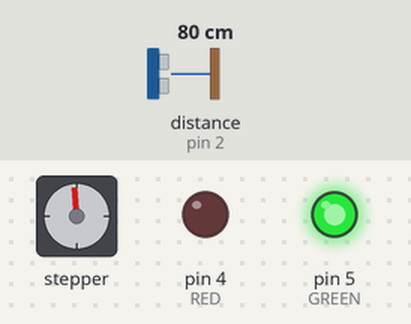
Bench run of a sketch on a simulated Arduino Uno, built with avr-gcc and run on an emulated ATmega328P. Parts: stepper motor, output pins drawn as LEDs (lit = HIGH). Wiring (inferred from the names in the program): ultrasonic range finder: trigger pin 3; echo pin 2; stepper motor (2048 steps per turn assumed): coils pin 6, pin 7, pin 8, pin 9. The test bench sets the inputs (shaded band); at power-on: distance to the obstacle (sensor on pin 2) 80 cm. The echo pulse lasts 58.3 µs per cm; pins used as bus, display or sensor lines are not drawn; what the sketch prints to the serial monitor is not drawn.

Above: at 1.06 s.
1.3 s: distance to the obstacle (sensor on pin 2) set to 2 cm
At 3.6 s:
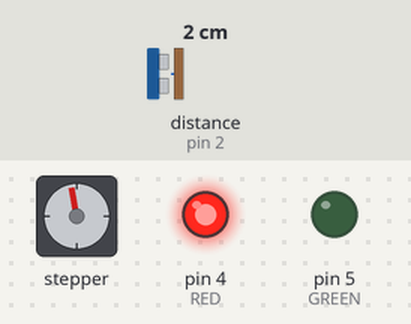
4.3 s: distance to the obstacle (sensor on pin 2) set to 4 cm
At 4.8 s:
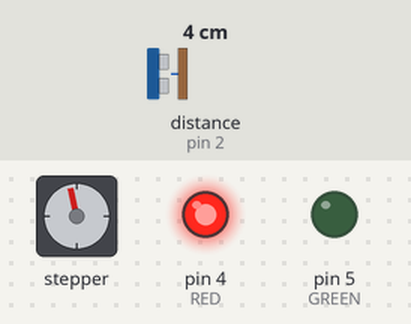
7.3 s: distance to the obstacle (sensor on pin 2) set to 9 cm
At 8.1 s:
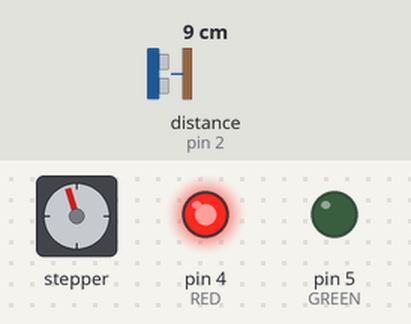
10.3 s: distance to the obstacle (sensor on pin 2) set to 18 cm
16.3 s: distance to the obstacle (sensor on pin 2) set to 35 cm
Timing chart, 0 to 23.8 s (numbered marks = the images above; inputs shaded):
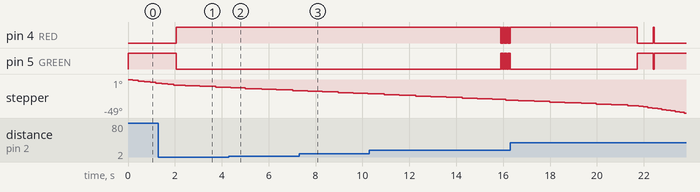

Measured:
- after the input at 1.3 s, pin 4 (RED): LOW → HIGH after 0.75 s; pin 5 (GREEN): HIGH → LOW after 0.75 s
- after the input at 4.3 s, pin 4 (RED): stays HIGH (without the input it goes to LOW after 0.94 s); pin 5 (GREEN): stays LOW (without the input it goes to HIGH after 0.94 s)
- after the input at 7.3 s, pin 4 (RED): stays HIGH (without the input it goes to LOW after 2.5 s); pin 5 (GREEN): stays LOW (without the input it goes to HIGH after 2.5 s)

The sketch:

EDUCATS.ino
```cpp
#include <Arduino.h>

// Código inicial: https://meetarduino.wordpress.com/
/*
Desenvolvido por Alexandre Aravecchia
aravecchia@gmail.com
www.aravecchia.weebly.com
*/
// Apoio: Labdegaragem, CriaLivre e Revista Espirito Livre

#define echoPin 2
#define trigPin 3
#define RED 4
#define GREEN 5

//Controle do motor de passo:
int A = 6;
int B = 7;
int C = 8;
int D = 9;
int matriz[16][4] = {
  {
    0, 0, 0, 1
  }
  ,
  {
    0, 0, 1, 1
  }
  ,
  {
    0, 0, 1, 0
  }
  ,
  {
    0, 1, 1, 0
  }
  ,
  {
    0, 1, 0, 0
  }
  ,
  {
    1, 1, 0, 0
  }
  ,
  {
    1, 0, 0, 0
  }
  ,
  {
    1, 0, 0, 1
  }
};

void setup()
{
  Serial.begin (9600);
  pinMode(trigPin, OUTPUT);
  pinMode(echoPin, INPUT);
  pinMode(RED, OUTPUT);
  pinMode(GREEN, OUTPUT);

  pinMode(A, OUTPUT);
  pinMode(B, OUTPUT);
  pinMode(C, OUTPUT);
  pinMode(D, OUTPUT);

  digitalWrite(A, LOW);
  digitalWrite(B, LOW);
  digitalWrite(C, LOW);
  digitalWrite(D, LOW);
}


void motor(int m[])
{
  digitalWrite(A, m[0]);
  digitalWrite(B, m[1]);
  digitalWrite(C, m[2]);
  digitalWrite(D, m[3]);
}

void loop()
{
  int alvo = 0;
  int valor[96];
  int memoria[96];
  for (int setor = 0; setor < 12; setor++)
  {
    for (int x = 0; x < 8; x++)
    {
      motor(matriz[x]);
      long duration, distance; //http://arduino.cc/en/Reference/Long
      digitalWrite(trigPin, LOW);
      //seta o pino 12 com um pulso baixo "LOW" ou desligado
      delayMicroseconds(2); // delay de 2 microssegundos
      digitalWrite(trigPin, HIGH); //seta o pino 12 com pulso alto "HIGH" ou ligado ou ai
      delayMicroseconds(10); //delay de 10 microssegundos
      digitalWrite(trigPin, LOW); //seta o pino 12 com pulso baixo novamente
      duration = pulseIn(echoPin, HIGH); //pulseIn lê o tempo entre a chamada e o pino e
      //Esse calculo é baseado em s = v . t, lembrando que o tempo vem dobrado
      //porque é o tempo de ida e volta do ultrassom

      distance = (duration / 2) / 29.1;
      valor[alvo] = distance;

      if (memoria[alvo] == 0)
      {
        digitalWrite(RED, LOW);
        digitalWrite(GREEN, HIGH);
        Serial.print("Mapeando o terreno...");
      }
      else if (valor[alvo] == memoria[alvo])
      {
        digitalWrite(RED, LOW);
        digitalWrite(GREEN, HIGH);
        Serial.println("Terreno limpo.");
      }
      else
      {
        Serial.print("GATO DETECTADO ! - ");
        digitalWrite(RED, HIGH);
        digitalWrite(GREEN, LOW);
         if (distance <= 5000)
    {
      Serial.print("Alvo no setor");
      Serial.print(alvo);
      Serial.print(" -> Distância: ");
      Serial.print(valor[alvo]);
      Serial.println(" cm");
    }
    else
    {
      Serial.println("Nada ao alcance!");
    }
      }
    }

       memoria[alvo] = valor[alvo];
    alvo++;
  }
}

/*
   #include <Ultrasonic.h>
  // funcão do ultrasonic nos pinos 12 e 13
  Ultrasonic ultrasonic(12,13);
  void setup()
  {
  Serial.begin(9600); //inicia a porta serial
  pinMode(echoPin, INPUT); // seta pino como entrada
  pinMode(trigPin, OUTPUT); // seta pino saída
  }
  void loop()
  {
  digitalWrite(trigPin, LOW);
  delayMicroseconds(2);
  digitalWrite(trigPin, HIGH);
  delayMicroseconds(10);
  digitalWrite(trigPin, LOW);
  // A função Ranging converte o tempo de resposta em centímetros e seta na variável int distancia = (ultrasonic.Ranging(CM));
  Serial.print("Distancia em CM: ");
  Serial.println(distancia);
  delay(1000); //espera 1 segundo para fazer a leitura novamente
  }
*/
```
